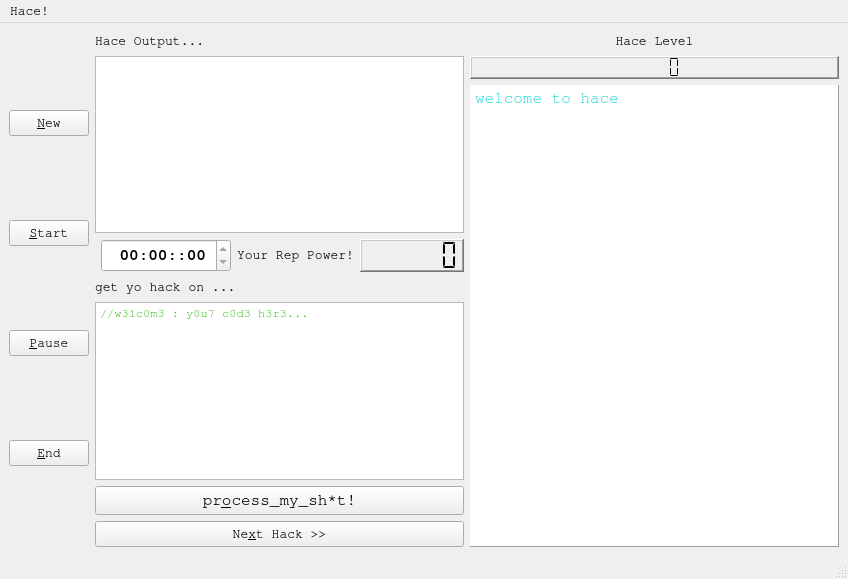
<?xml version="1.0" encoding="UTF-8"?>
<ui version="4.0">
 <class>MainWindow</class>
 <widget class="QMainWindow" name="MainWindow">
  <property name="geometry">
   <rect>
    <x>0</x>
    <y>0</y>
    <width>848</width>
    <height>579</height>
   </rect>
  </property>
  <property name="font">
   <font>
    <family>Nimbus Mono L</family>
    <pointsize>10</pointsize>
   </font>
  </property>
  <property name="windowTitle">
   <string>Hace!</string>
  </property>
  <widget class="QWidget" name="centralwidget">
   <layout class="QHBoxLayout" name="horizontalLayout_2">
    <item>
     <layout class="QVBoxLayout" name="verticalLayout_2">
      <item>
       <widget class="QPushButton" name="btnNew">
        <property name="text">
         <string>&amp;New</string>
        </property>
       </widget>
      </item>
      <item>
       <widget class="QPushButton" name="btnStart">
        <property name="text">
         <string>&amp;Start</string>
        </property>
       </widget>
      </item>
      <item>
       <widget class="QPushButton" name="btnPause">
        <property name="text">
         <string>&amp;Pause</string>
        </property>
       </widget>
      </item>
      <item>
       <widget class="QPushButton" name="btnStop">
        <property name="text">
         <string>&amp;End</string>
        </property>
       </widget>
      </item>
     </layout>
    </item>
    <item>
     <layout class="QVBoxLayout" name="verticalLayout_3">
      <property name="sizeConstraint">
       <enum>QLayout::SetMaximumSize</enum>
      </property>
      <item>
       <widget class="QLabel" name="label_5">
        <property name="text">
         <string>Hace Output...</string>
        </property>
       </widget>
      </item>
      <item>
       <widget class="QTextEdit" name="txtOutput">
        <property name="palette">
         <palette>
          <active>
           <colorrole role="Text">
            <brush brushstyle="SolidPattern">
             <color alpha="255">
              <red>171</red>
              <green>171</green>
              <blue>0</blue>
             </color>
            </brush>
           </colorrole>
          </active>
          <inactive>
           <colorrole role="Text">
            <brush brushstyle="SolidPattern">
             <color alpha="255">
              <red>171</red>
              <green>171</green>
              <blue>0</blue>
             </color>
            </brush>
           </colorrole>
          </inactive>
          <disabled>
           <colorrole role="Text">
            <brush brushstyle="SolidPattern">
             <color alpha="255">
              <red>83</red>
              <green>82</green>
              <blue>81</blue>
             </color>
            </brush>
           </colorrole>
          </disabled>
         </palette>
        </property>
        <property name="font">
         <font>
          <pointsize>12</pointsize>
          <weight>50</weight>
          <bold>false</bold>
         </font>
        </property>
        <property name="readOnly">
         <bool>true</bool>
        </property>
        <property name="html">
         <string>&lt;!DOCTYPE HTML PUBLIC &quot;-//W3C//DTD HTML 4.0//EN&quot; &quot;http://www.w3.org/TR/REC-html40/strict.dtd&quot;&gt;
&lt;html&gt;&lt;head&gt;&lt;meta name=&quot;qrichtext&quot; content=&quot;1&quot; /&gt;&lt;style type=&quot;text/css&quot;&gt;
p, li { white-space: pre-wrap; }
&lt;/style&gt;&lt;/head&gt;&lt;body style=&quot; font-family:'Nimbus Mono L'; font-size:12pt; font-weight:400; font-style:normal;&quot;&gt;
&lt;p style=&quot;-qt-paragraph-type:empty; margin-top:0px; margin-bottom:0px; margin-left:0px; margin-right:0px; -qt-block-indent:0; text-indent:0px; color:#ffff33;&quot;&gt;&lt;/p&gt;&lt;/body&gt;&lt;/html&gt;</string>
        </property>
       </widget>
      </item>
      <item>
       <layout class="QHBoxLayout" name="horizontalLayout">
        <property name="sizeConstraint">
         <enum>QLayout::SetFixedSize</enum>
        </property>
        <item>
         <layout class="QFormLayout" name="formLayout">
          <property name="formAlignment">
           <set>Qt::AlignLeading|Qt::AlignLeft|Qt::AlignVCenter</set>
          </property>
          <item row="0" column="1">
           <widget class="QTimeEdit" name="GameTime">
            <property name="font">
             <font>
              <pointsize>12</pointsize>
              <weight>75</weight>
              <bold>true</bold>
             </font>
            </property>
            <property name="alignment">
             <set>Qt::AlignHCenter|Qt::AlignTop</set>
            </property>
            <property name="readOnly">
             <bool>true</bool>
            </property>
            <property name="displayFormat">
             <string> hh:mm::ss</string>
            </property>
           </widget>
          </item>
         </layout>
        </item>
        <item>
         <layout class="QFormLayout" name="formLayout_2">
          <property name="fieldGrowthPolicy">
           <enum>QFormLayout::ExpandingFieldsGrow</enum>
          </property>
          <property name="formAlignment">
           <set>Qt::AlignLeading|Qt::AlignLeft|Qt::AlignVCenter</set>
          </property>
          <item row="0" column="0">
           <widget class="QLabel" name="label_2">
            <property name="text">
             <string>Your Rep Power!</string>
            </property>
           </widget>
          </item>
          <item row="0" column="1">
           <widget class="QLCDNumber" name="lcdPoints">
            <property name="sizePolicy">
             <sizepolicy hsizetype="Expanding" vsizetype="Expanding">
              <horstretch>0</horstretch>
              <verstretch>0</verstretch>
             </sizepolicy>
            </property>
            <property name="baseSize">
             <size>
              <width>0</width>
              <height>0</height>
             </size>
            </property>
            <property name="font">
             <font>
              <pointsize>15</pointsize>
              <weight>75</weight>
              <bold>true</bold>
             </font>
            </property>
            <property name="frameShape">
             <enum>QFrame::WinPanel</enum>
            </property>
            <property name="numDigits">
             <number>6</number>
            </property>
            <property name="segmentStyle">
             <enum>QLCDNumber::Flat</enum>
            </property>
           </widget>
          </item>
         </layout>
        </item>
       </layout>
      </item>
      <item>
       <widget class="QLabel" name="lblStatus">
        <property name="text">
         <string>get yo hack on ...</string>
        </property>
       </widget>
      </item>
      <item>
       <widget class="QTextEdit" name="txtCode">
        <property name="palette">
         <palette>
          <active>
           <colorrole role="Text">
            <brush brushstyle="SolidPattern">
             <color alpha="255">
              <red>51</red>
              <green>188</green>
              <blue>24</blue>
             </color>
            </brush>
           </colorrole>
          </active>
          <inactive>
           <colorrole role="Text">
            <brush brushstyle="SolidPattern">
             <color alpha="255">
              <red>51</red>
              <green>188</green>
              <blue>24</blue>
             </color>
            </brush>
           </colorrole>
          </inactive>
          <disabled>
           <colorrole role="Text">
            <brush brushstyle="SolidPattern">
             <color alpha="255">
              <red>83</red>
              <green>82</green>
              <blue>81</blue>
             </color>
            </brush>
           </colorrole>
          </disabled>
         </palette>
        </property>
        <property name="font">
         <font>
          <family>FreeMono</family>
         </font>
        </property>
        <property name="cursor" stdset="0">
         <cursorShape>IBeamCursor</cursorShape>
        </property>
        <property name="documentTitle">
         <string/>
        </property>
        <property name="html">
         <string>&lt;!DOCTYPE HTML PUBLIC &quot;-//W3C//DTD HTML 4.0//EN&quot; &quot;http://www.w3.org/TR/REC-html40/strict.dtd&quot;&gt;
&lt;html&gt;&lt;head&gt;&lt;meta name=&quot;qrichtext&quot; content=&quot;1&quot; /&gt;&lt;style type=&quot;text/css&quot;&gt;
p, li { white-space: pre-wrap; }
&lt;/style&gt;&lt;/head&gt;&lt;body style=&quot; font-family:'FreeMono'; font-size:10pt; font-weight:400; font-style:normal;&quot;&gt;
&lt;p style=&quot; margin-top:0px; margin-bottom:0px; margin-left:0px; margin-right:0px; -qt-block-indent:0; text-indent:0px;&quot;&gt;&lt;span style=&quot; font-size:9pt;&quot;&gt;//w31c0m3 : y0u7 c0d3 h3r3...&lt;/span&gt;&lt;/p&gt;&lt;/body&gt;&lt;/html&gt;</string>
        </property>
        <property name="acceptRichText">
         <bool>false</bool>
        </property>
       </widget>
      </item>
      <item>
       <widget class="QPushButton" name="btnProcess">
        <property name="font">
         <font>
          <pointsize>12</pointsize>
         </font>
        </property>
        <property name="text">
         <string>pr&amp;ocess_my_sh*t!</string>
        </property>
        <property name="flat">
         <bool>false</bool>
        </property>
       </widget>
      </item>
      <item>
       <widget class="QPushButton" name="btnNext">
        <property name="text">
         <string>Ne&amp;xt Hack &gt;&gt;</string>
        </property>
       </widget>
      </item>
     </layout>
    </item>
    <item>
     <layout class="QVBoxLayout" name="verticalLayout_6">
      <property name="sizeConstraint">
       <enum>QLayout::SetDefaultConstraint</enum>
      </property>
      <item>
       <layout class="QVBoxLayout" name="verticalLayout_4">
        <item>
         <widget class="QLabel" name="label_3">
          <property name="text">
           <string>Hace Level</string>
          </property>
          <property name="alignment">
           <set>Qt::AlignCenter</set>
          </property>
         </widget>
        </item>
        <item>
         <widget class="QLCDNumber" name="lcdLevel">
          <property name="frameShape">
           <enum>QFrame::WinPanel</enum>
          </property>
          <property name="segmentStyle">
           <enum>QLCDNumber::Flat</enum>
          </property>
         </widget>
        </item>
       </layout>
      </item>
      <item>
       <layout class="QVBoxLayout" name="verticalLayout_5">
        <item>
         <widget class="QTextEdit" name="txtChallenge">
          <property name="palette">
           <palette>
            <active>
             <colorrole role="Text">
              <brush brushstyle="SolidPattern">
               <color alpha="255">
                <red>24</red>
                <green>217</green>
                <blue>214</blue>
               </color>
              </brush>
             </colorrole>
            </active>
            <inactive>
             <colorrole role="Text">
              <brush brushstyle="SolidPattern">
               <color alpha="255">
                <red>24</red>
                <green>217</green>
                <blue>214</blue>
               </color>
              </brush>
             </colorrole>
            </inactive>
            <disabled>
             <colorrole role="Text">
              <brush brushstyle="SolidPattern">
               <color alpha="255">
                <red>83</red>
                <green>82</green>
                <blue>81</blue>
               </color>
              </brush>
             </colorrole>
            </disabled>
           </palette>
          </property>
          <property name="font">
           <font>
            <family>FreeMono</family>
            <pointsize>12</pointsize>
            <weight>50</weight>
            <bold>false</bold>
           </font>
          </property>
          <property name="frameShape">
           <enum>QFrame::Panel</enum>
          </property>
          <property name="frameShadow">
           <enum>QFrame::Raised</enum>
          </property>
          <property name="readOnly">
           <bool>true</bool>
          </property>
          <property name="html">
           <string>&lt;!DOCTYPE HTML PUBLIC &quot;-//W3C//DTD HTML 4.0//EN&quot; &quot;http://www.w3.org/TR/REC-html40/strict.dtd&quot;&gt;
&lt;html&gt;&lt;head&gt;&lt;meta name=&quot;qrichtext&quot; content=&quot;1&quot; /&gt;&lt;style type=&quot;text/css&quot;&gt;
p, li { white-space: pre-wrap; }
&lt;/style&gt;&lt;/head&gt;&lt;body style=&quot; font-family:'FreeMono'; font-size:12pt; font-weight:400; font-style:normal;&quot;&gt;
&lt;p style=&quot; margin-top:0px; margin-bottom:0px; margin-left:0px; margin-right:0px; -qt-block-indent:0; text-indent:0px;&quot;&gt;welcome to hace&lt;/p&gt;&lt;/body&gt;&lt;/html&gt;</string>
          </property>
         </widget>
        </item>
       </layout>
      </item>
     </layout>
    </item>
   </layout>
  </widget>
  <widget class="QMenuBar" name="menubar">
   <property name="geometry">
    <rect>
     <x>0</x>
     <y>0</y>
     <width>848</width>
     <height>21</height>
    </rect>
   </property>
   <widget class="QMenu" name="menuHace">
    <property name="title">
     <string>Hace!</string>
    </property>
   </widget>
   <addaction name="menuHace"/>
  </widget>
  <widget class="QStatusBar" name="statusbar"/>
  <action name="actionNew">
   <property name="text">
    <string>New</string>
   </property>
  </action>
  <action name="actionSave">
   <property name="text">
    <string>Save</string>
   </property>
  </action>
  <action name="actionQuit">
   <property name="text">
    <string>Quit</string>
   </property>
  </action>
  <action name="actionLanguage">
   <property name="text">
    <string>Language</string>
   </property>
  </action>
  <action name="actionHow_to_Hace">
   <property name="text">
    <string>How to Hace</string>
   </property>
  </action>
  <action name="actionAbout">
   <property name="text">
    <string>About</string>
   </property>
  </action>
 </widget>
 <resources/>
 <connections/>
</ui>
